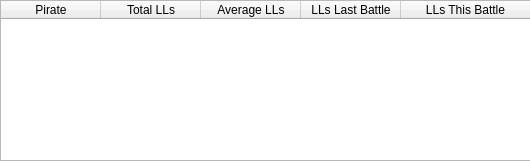
<?xml version="1.0" encoding="UTF-8"?>
<ui version="4.0">
 <class>Form</class>
 <widget class="QWidget" name="Form">
  <property name="geometry">
   <rect>
    <x>0</x>
    <y>0</y>
    <width>530</width>
    <height>161</height>
   </rect>
  </property>
  <property name="windowTitle">
   <string>Pirate Stats</string>
  </property>
  <widget class="QTableWidget" name="tableWidget">
   <property name="geometry">
    <rect>
     <x>0</x>
     <y>0</y>
     <width>531</width>
     <height>161</height>
    </rect>
   </property>
   <property name="editTriggers">
    <set>QAbstractItemView::NoEditTriggers</set>
   </property>
   <property name="alternatingRowColors">
    <bool>true</bool>
   </property>
   <property name="sortingEnabled">
    <bool>true</bool>
   </property>
   <attribute name="horizontalHeaderCascadingSectionResizes">
    <bool>true</bool>
   </attribute>
   <attribute name="horizontalHeaderStretchLastSection">
    <bool>true</bool>
   </attribute>
   <attribute name="verticalHeaderCascadingSectionResizes">
    <bool>true</bool>
   </attribute>
   <column>
    <property name="text">
     <string>Pirate</string>
    </property>
   </column>
   <column>
    <property name="text">
     <string>Total LLs</string>
    </property>
   </column>
   <column>
    <property name="text">
     <string>Average LLs</string>
    </property>
   </column>
   <column>
    <property name="text">
     <string>LLs Last Battle</string>
    </property>
   </column>
   <column>
    <property name="text">
     <string>LLs This Battle</string>
    </property>
   </column>
  </widget>
 </widget>
 <resources/>
 <connections/>
</ui>
